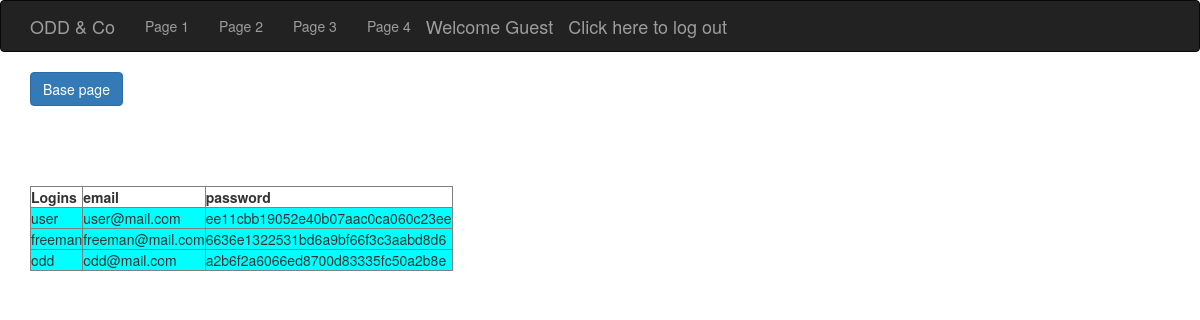
/app/admin.php, run on the app's committed database.
### tables this page shows
CREATE TABLE `users` (
  `id_user` int(10) NOT NULL,
  `login` varchar(25) NOT NULL,
  `password` varchar(255) NOT NULL,
  `email` varchar(25) NOT NULL,
  `activation` varchar(255) NOT NULL,
  `status` int(10) NOT NULL DEFAULT '0'
);

### app/reg_class.php (called while the page is built, shortened)
<?php
class enter {
    public static function session(){
        return $_SESSION["login"];
    }
}

### app/admin.php (the view, shortened to what this page needs)
<?php
require_once '../app/header.php';
require_once '../app/footer.php';
require_once  '../app/reg_class.php';
?>
    <div class="container">
        <form action="../index.php">
            <button class="btn btn-primary">Base page</button>
        </form>
    </div>
    <div class="container">
    <table cellspacing="2" border="1" cellpadding="5" width="200">
<?php
    $link = app\linkSql::linked();
    $strSQL = "SELECT * FROM users ";
    $rs = mysqli_query($link, $strSQL);
    echo "<th > Logins </th> <th > email </th> <th> password</th>";
    while ($row = mysqli_fetch_array($rs)){
        echo "<tr> <td bgcolor='aqua'>" . $row[1]. "</td>   <td bgcolor='aqua'>" . $row[3]. "</td> <td bgcolor='aqua'>" . $row[2]. "</td> </tr>" ;
        echo "<br>";
    }
 ?>
    </table>
    </div>

### app/header.php (shortened to what this page needs)
<?php
require_once "reg_class.php";
?>
<!DOCTYPE html>
<html>
<head>
    <link href="/public/css/bootstrap.css" rel="stylesheet">
</head>
<body>
        <div class="navbar navbar-inverse navbar-static-top-top">
            <div class="container">
                <div class="navbar-header">
                    <a class="navbar-brand" href="/index.php"> ODD & Co </a>
                </div>
                <div class="collapse navbar-collapse" id="responsive-menu">
                    <ul class="nav navbar-nav">
                        <li><a href="#">Page 1</a></li>
                        <li><a href="#">Page 2</a></li>
                        <li><a href="#">Page 3</a></li>
                        <li><a href="#">Page 4</a></li>
                    </ul>
                    <a class="navbar-brand" <?php if ( $_SESSION["login"] !== "Guest"){ ?> href='../app/edit.php' <?php }?> >
                        <?php echo 'Welcome ' . app\enter::session()  ?> </a>
                    <a class="navbar-brand" href='../app/logout.php'>Click here to log out</a>
                </div>
            </div>
        </div>

### app/footer.php (shortened to what this page needs)
</body>
</html>

### data on the page
users: login "user", email "user@mail.com", password "ee11cbb19052e40b07aac0ca060c23ee"
users: login "freeman", email "freeman@mail.com", password "6636e1322531bd6a9bf66f3c3aabd8d6"
users: login "odd", email "odd@mail.com", password "a2b6f2a6066ed8700d83335fc50a2b8e"

### other printed values
app\enter::session() "Guest"
